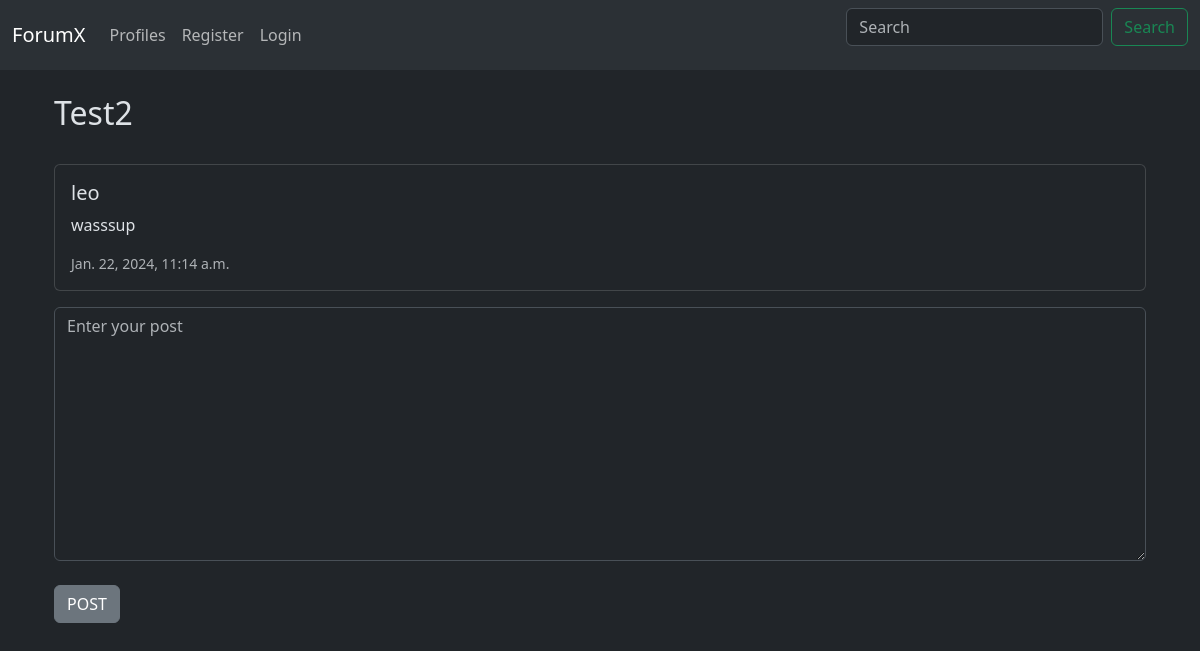
/thread/2/, run on an earlier commit of the app's database.
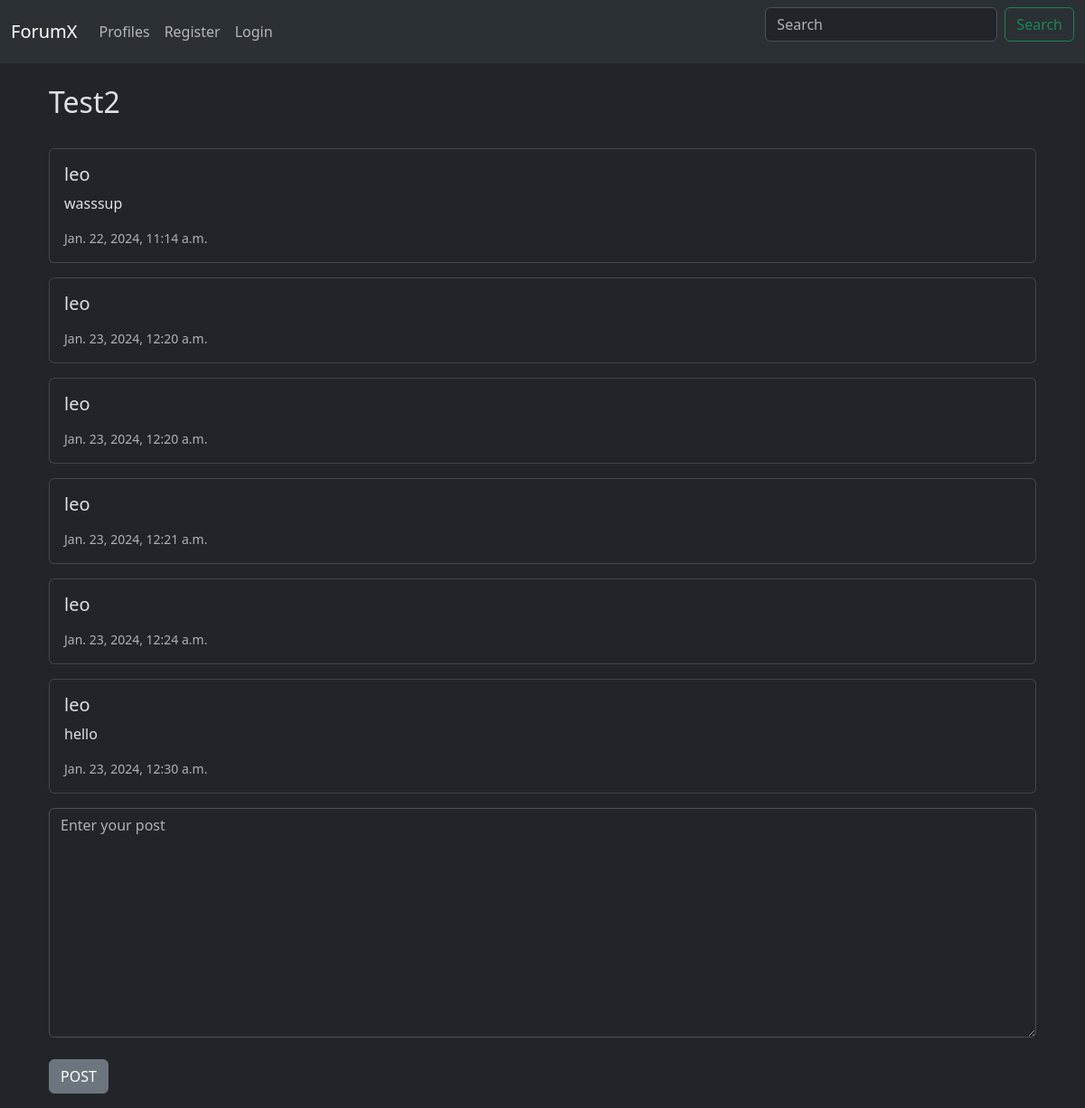
And on a later commit of the database.
### forumx/models.py (models this page shows, shortened)
class Thread(models.Model):
    title = models.CharField(max_length=255)
    user = models.ForeignKey(User,
        on_delete=models.CASCADE,
        related_name='created_threads') #We need to access threads later on
    created_at = models.DateTimeField(default=timezone.now)

class Post(models.Model):
    thread = models.ForeignKey(Thread,
        on_delete=models.CASCADE,
        related_name='posts')
    user = models.ForeignKey(User,
        on_delete=models.CASCADE,
        related_name='posts')
    content = models.TextField()
    created_at = models.DateTimeField(default=timezone.now)

### forumx/views.py (the view, shortened to what this page needs)
# urls.py: path('thread/<int:thread_id>/', views.thread_posts, name='thread_posts'),
def thread_posts(request, thread_id):
    thread = get_object_or_404(Thread, pk=thread_id)
    posts = thread.posts.all().order_by("created_at")
    form = PostForm(request.POST or None)
    return render(request, 'posts.html', {'thread': thread, 'posts': posts, 'form': form})

### forumx/forms.py
class PostForm(forms.ModelForm):
    content = forms.CharField(required=True,
            widget=forms.widgets.Textarea(
                attrs={
                    "placeholder": "Enter your post",
                    "class": "form-control"
                }
                ),
            label="",
            )
    class Meta:
        model = Post
        fields = ['content']

### forumx/templates/posts.html (shortened to what this page needs)
{% extends "base.html" %}
{% block content %}
<div class="container">
  <h2>{{ thread.title | title }}</h2>
  <br />
  {% for post in posts %}
  <div class="card mb-3">
    <div class="card-body">
      <h5 class="card-title">{{ post.user.username }}</h5>
      <p class="card-text">{{ post.content }}</p>
      <p class="card-text">
        <small class="text-muted">{{ post.created_at }}</small>
      </p>
    </div>
  </div>
  {% endfor %}
  {% if form %}
  <form method=POST>
    {{ form.content }}
    <br>
    <button type="submit" class="btn btn-secondary">POST</button>
  </form>
  {% endif %}
</div>
{% endblock %}

### forumx/templates/base.html (shortened to what this page needs)
{% load static %}
<html lang="en" data-bs-theme="dark">
  <head>
    <link
      href="https://cdn.jsdelivr.net/npm/bootstrap@5.3.2/dist/css/bootstrap.min.css"
      rel="stylesheet"
    />
  </head>
  <body>
    {% include "navbar.html" %}
    <div class="container">
        <br>
        {% block content %}
        {% endblock %}
    </div>
  </body>
</html>

### forumx/templates/navbar.html (shortened to what this page needs)
<nav class="navbar navbar-expand-lg bg-body-tertiary">
    <div class="container-fluid">
      <a class="navbar-brand" href={% url "home" %}>ForumX</a>
      <div class="collapse navbar-collapse" id="navbarSupportedContent">
        <ul class="navbar-nav me-auto mb-2 mb-lg-0">
          <li class="nav-item">
            <a class="nav-link"
            href="{% url 'profile_list' %}" >Profiles</a>
          </li>
          {% if user.is_authenticated %}
            <li class="nav-item">
              <a class="nav-link"
              href="{% url 'profile' request.user.id %}" >My Profile</a>
            </li>
            <li class="nav-item">
              <a class="nav-link"
              href="{% url 'logout' %}" >Logout</a>
            </li>
          {% else %}
          <li class="nav-item">
            <a class="nav-link"
            href="{% url 'register' %}" >Register</a>
          </li>
            <li class="nav-item">
              <a class="nav-link"
              href="{% url 'login' %}" >Login</a>
            </li>
          {% endif %}
        </ul>
        <form class="d-flex" role="search">
          <input class="form-control me-2" type="search" placeholder="Search" aria-label="Search">
          <button class="btn btn-outline-success" type="submit">Search</button>
        </form>
      </div>
    </div>
  </nav>

What changed in the data, as far as the page shows it:
added Post: user.username "leo", created_at "Jan. 23, 2024, 12:20 a.m."
added Post: user.username "leo", created_at "Jan. 23, 2024, 12:20 a.m."
added Post: user.username "leo", created_at "Jan. 23, 2024, 12:21 a.m."
added Post: user.username "leo", created_at "Jan. 23, 2024, 12:24 a.m."
added Post: user.username "leo", content "hello", created_at "Jan. 23, 2024, 12:30 a.m."
